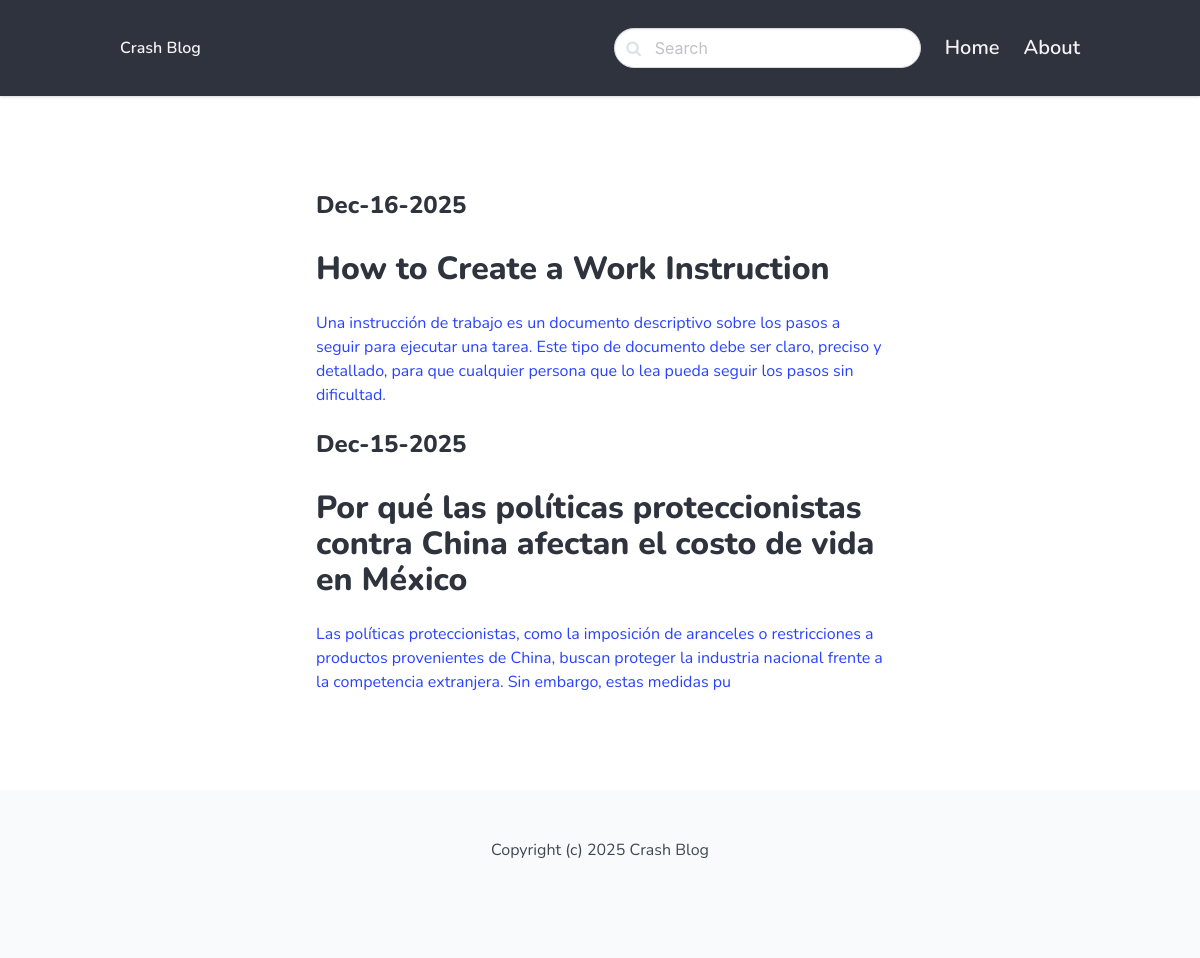
Before: / with the older database file.
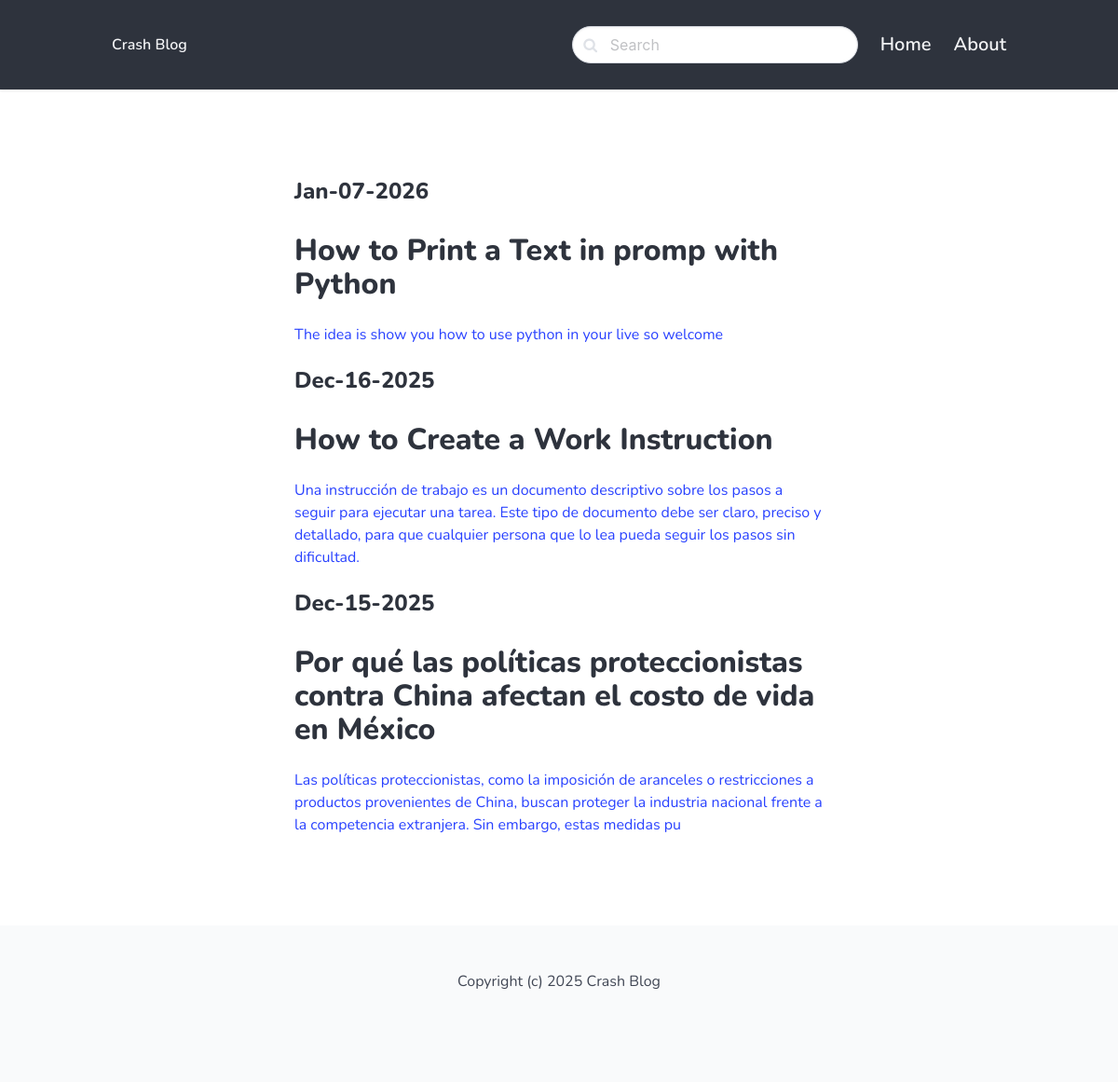
After: the same page with the newer database file.
### blog/models.py (models this page shows, shortened)
class Post(models.Model):
    ACTIVE = 'active'
    DRAFT = 'draft'
    CHOICE_STATUS = (
        (ACTIVE,'Active'),
        (DRAFT,'Draft'),
    )
    category = models.ForeignKey(Category, related_name='posts', on_delete=models.CASCADE)
    title = models.CharField(max_length=255)
    slug = models.SlugField()
    intro = models.TextField()
    body = models.TextField()
    created_at = models.DateTimeField(auto_now_add=True)
    status = models.CharField(max_length=10, choices=CHOICE_STATUS, default=DRAFT)
    image = models.ImageField(upload_to='uploads/', blank=True, null=True)
    class Meta:
        ordering = ('-created_at',)

### core/views.py (the view)
# urls.py: path('', frontpage, name='frontpage'),
def frontpage(request):
    posts = Post.objects.filter(status=Post.ACTIVE)
    return render(request, 'core/frontpage.html', {'posts': posts})

### core/templates/core/frontpage.html
{% extends 'core/base.html' %} {% block content %}
<section class="hero">
  <div class="hero-body">
    <div class="container">
      <section class="hero">
        <div class="columns">
          <div class="column is-8 is-offset-2">
            {% for post in posts %}
            <div class="content is medium">
              <a href="{% url 'post_detail' post.slug %}">
                <h2 class="subtitle is-4">
                  {{post.created_at | date:'M-d-Y'}}
                </h2>
                <h1 class="title">{{ post.title }}</h1>
                <p>{{ post.intro }}</p>
              </a>
            </div>
            {% endfor %}
          </div>
        </div>
      </section>
    </div>
  </div>
</section>
{% endblock %}

Changed rows visible on the page:
added Post: created_at "Jan-07-2026", title "How to Print a Text in promp with Python", intro "The idea is show you how to use python in your live so welcome"
